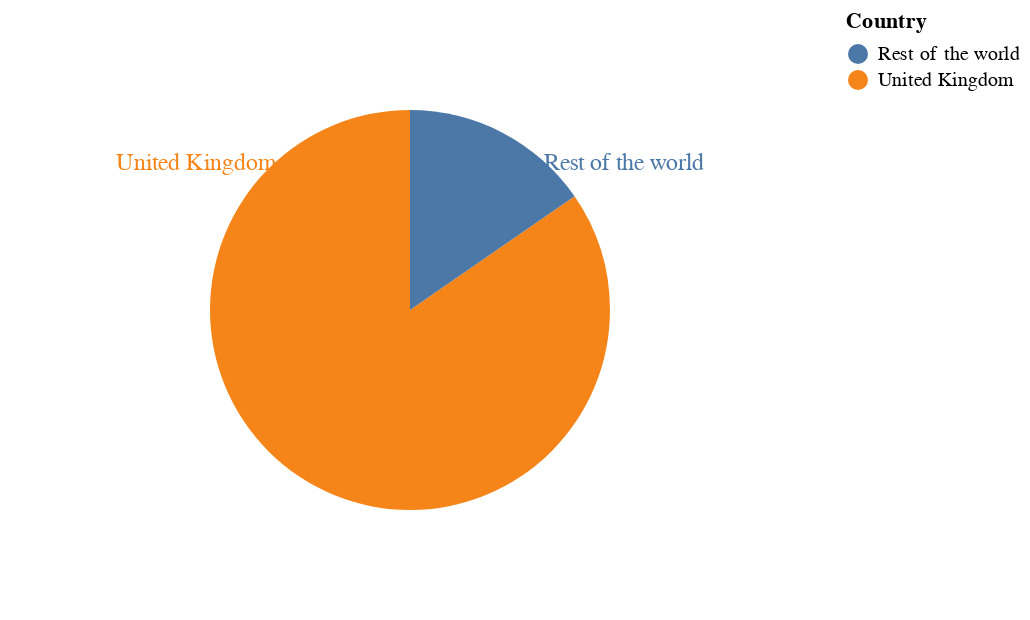

The notebook cell this image was saved under:
### Code cell
# funktioniert
chart = alt.Chart(df_plot).encode(
    theta=alt.Theta("TotalPrice:Q"), 
    color=alt.Color("Country:N")
)

pie = chart.mark_arc(outerRadius=100)
text = chart.mark_text(radius=130, size=12).encode(text="Country:N")

pie + text

### Figure 1 — Vega-Lite specification as saved in the notebook (floating-point values rounded to 4 significant figures)
{"config": {"view": {"continuousWidth": 400, "continuousHeight": 300}}, "layer": [{"mark": {"type": "arc", "outerRadius": 100}, "encoding": {"color": {"field": "Country", "type": "nominal"}, "theta": {"field": "TotalPrice", "type": "quantitative"}}}, {"mark": {"type": "text", "radius": 130, "size": 12}, "encoding": {"color": {"field": "Country", "type": "nominal"}, "text": {"field": "Country", "type": "nominal"}, "theta": {"field": "TotalPrice", "type": "quantitative"}}}], "data": {"name": "data-bd2ab24c42d6ff5df94cb68a5a7bb43c"}, "$schema": "https://vega.github.io/schema/vega-lite/v4.17.0.json", "datasets": {"data-bd2ab24c42d6ff5df94cb68a5a7bb43c": [{"Country": "United Kingdom", "TotalPrice": 2653000.0}, {"Country": "Rest of the world", "TotalPrice": 482300.0}]}}
